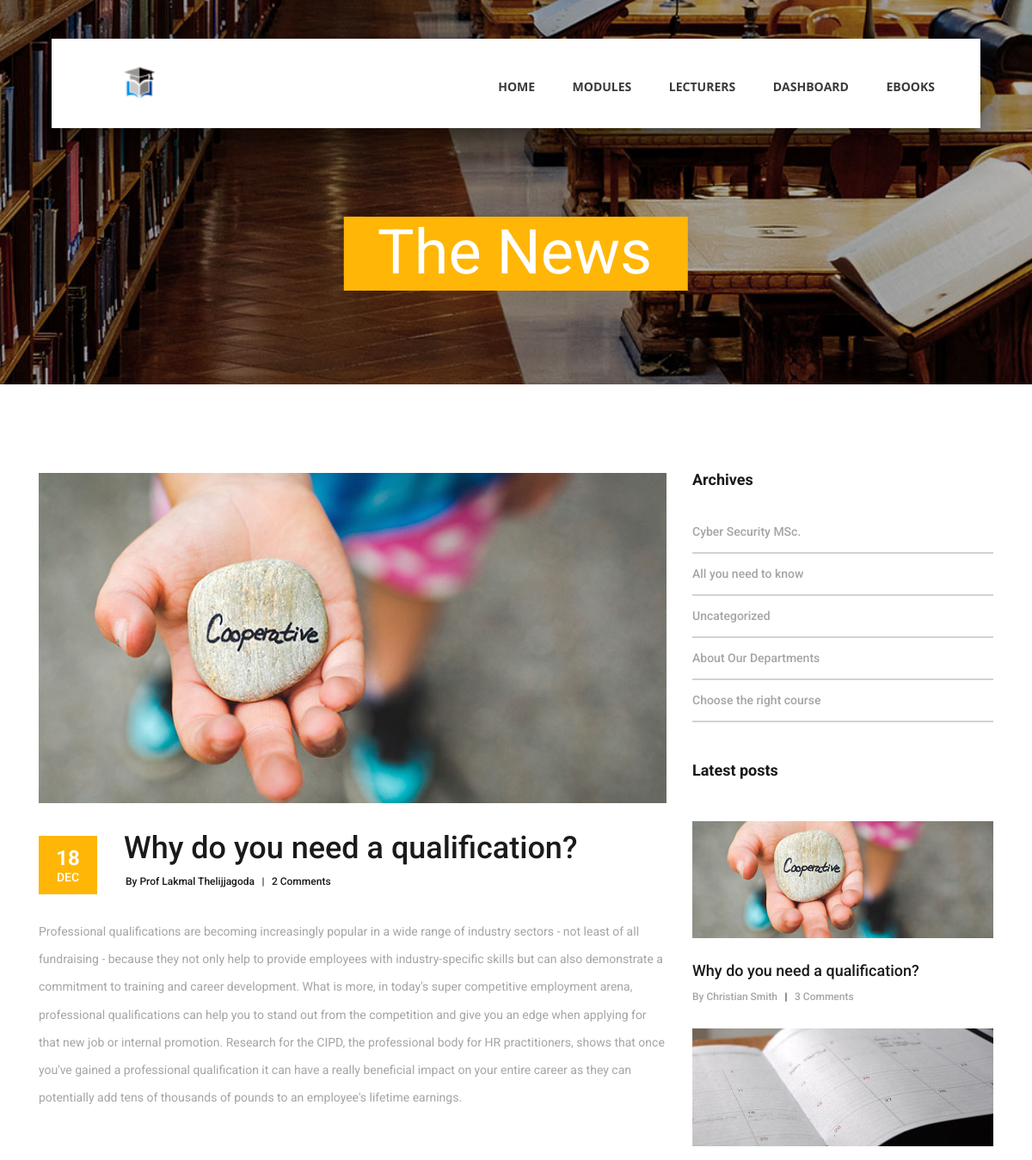
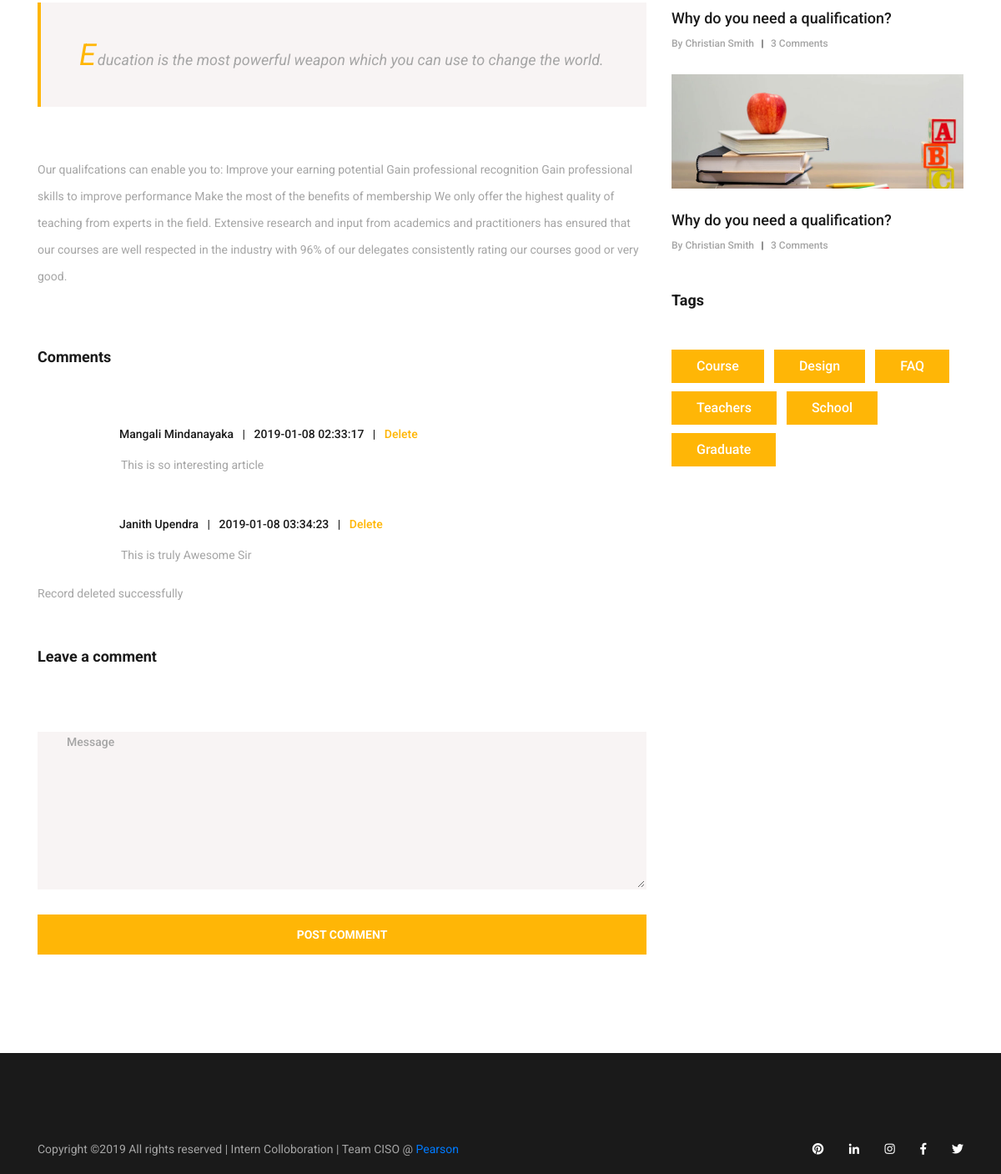
Page /news_post.php?uname=Mangali Mindanayaka&udate=2019-01-08 02:33:17 on the committed database (2 pictures, top to bottom).
### tables this page shows
CREATE TABLE `ciit_news_comments` (
  `u_id` varchar(20) NOT NULL,
  `u_name` varchar(100) NOT NULL,
  `u_email` varchar(50) NOT NULL,
  `u_comment` varchar(400) NOT NULL,
  `ad_date` datetime NOT NULL,
  `ad_appr` tinyint(1) NOT NULL
);

### news_post.php (the view, shortened to what this page needs)
<!DOCTYPE html>
<html lang="en">
<head>
<link rel="stylesheet" type="text/css" href="styles/bootstrap4/bootstrap.min.css">
<link href="plugins/fontawesome-free-5.0.1/css/fontawesome-all.css" rel="stylesheet" type="text/css">
<link rel="stylesheet" type="text/css" href="styles/news_post_styles.css">
<link rel="stylesheet" type="text/css" href="styles/news_post_responsive.css">
</head>
<body>
<div class="super_container">
	<header class="header d-flex flex-row">
		<div class="header_content d-flex flex-row align-items-center">
			<div class="logo_container">
				<div class="logo">
					<img src="images/logo.png" alt="">
				</div>
			</div>
			<nav class="main_nav_container">
				<div class="main_nav">
					<ul class="main_nav_list">
					<li class="main_nav_item"><a href="news.php">home</a></li>
						<li class="main_nav_item"><a href="courses.php">Modules</a></li>
						<li class="main_nav_item"><a href="teachers.php">Lecturers</a></li>
						<li class="main_nav_item"><a href="elements.php">Dashboard</a></li>
						<li class="main_nav_item"><a href="shop.php">Ebooks</a></li>
					</ul>
				</div>
			</nav>
		</div>
	</header>
	<div class="home">
		<div class="home_background_container prlx_parent">
			<div class="home_background prlx" style="background-image:url(images/news_background.jpg)"></div>
		</div>
		<div class="home_content">
			<h1>The News</h1>
		</div>
	</div>
	<div class="news">
		<div class="container">
			<div class="row">
				<div class="col-lg-8">
					<div class="news_post_container">
						<div class="news_post">
							<div class="news_post_image">
								<img src="images/news_1.jpg" alt="https://unsplash.com/@dsmacinnes">
							</div>
							<div class="news_post_top d-flex flex-column flex-sm-row">
								<div class="news_post_date_container">
									<div class="news_post_date d-flex flex-column align-items-center justify-content-center">
										<div>18</div>
										<div>dec</div>
									</div>
								</div>
								<div class="news_post_title_container">
									<div class="news_post_title">
										<a href="news_post.html">Why do you need a qualification?</a>
									</div>
									<div class="news_post_meta">
										<span class="news_post_author"><a href="#">By Prof Lakmal Thelijjagoda</a></span>
										<span>|</span>
										<span class="news_post_comments"><a href="#">2 Comments</a></span>
									</div>
								</div>
							</div>
							<div class="news_post_text">
								<p>Professional qualifications are becoming increasingly popular in a wide range of industry sectors - not least of all fundraising - because they not only help to provide employees with industry-specific skills but can also demonstrate a commitment to training and career development.
What is more, in today's super competitive employment arena, professional qualifications can help you to stand out from the competition and give you an edge when applying for that new job or internal promotion.
Research for the CIPD, the professional body for HR practitioners, shows that once you've gained a professional qualification it can have a really beneficial impact on your entire career as they can potentially add tens of thousands of pounds to an employee's lifetime earnings. </p>
							</div>
							<div class="news_post_quote">
								<p class="news_post_quote_text"><span>E</span>ducation is the most powerful weapon which you can use to change the world.</p>
							</div>
							<p class="news_post_text" style="margin-top: 59px;">Our qualifcations can enable you to:
Improve your earning potential
Gain professional recognition
Gain professional skills to improve performance
Make the most of the benefits of membership
We only offer the highest quality of teaching from experts in the field. Extensive research and input from academics and practitioners has ensured that our courses are well respected in the industry with 96% of our delegates consistently rating our courses good or very good. </p>
						</div>
					</div>
					<div class="news_post_comments">
						<div class="comments_title">Comments</div>
						<ul class="comments_list">
							<?php
								require_once('connect.php');
								$sql = "SELECT * FROM ciit_news_comments";
								$result = $conn->query($sql);
								if ($result->num_rows > 0) {
									while($row = $result->fetch_assoc()){
											echo '
											<li class="comment">
												<div class="comment_container d-flex flex-row">
													<div>
														<div class="comment_image">
															<img src="images/comment_d1.png" alt="">
														</div>
													</div>
													<div class="comment_content">
														<div class="comment_meta">
															<span class="comment_name"><a href="#">'.$row["u_name"].'</a></span>
															<span class="comment_separator">|</span>
															<span class="comment_date">'.$row["ad_date"].'</span>
															<span class="comment_separator">|</span>
															<span class="comment_reply_link"><a href="?uname='.$row["u_name"].'&udate='.$row["ad_date"].'">Delete</a></span>
														</div>
														<p class="comment_text">'.$row["u_comment"].'</p>
													</div>
												</div>
											</li>';
									}
								}
								else {
									echo '<span class="comment_separator">No Comments</span>';
								}
								if(isset($_GET['uname'])&& isset($_GET['udate'])){
									deleteUserComment($_GET['uname'], $_GET['udate']);
								}
								function deleteUserComment($nameCom, $dateCom){
									$servername = "localhost";
									$username = "root";
									$password = "";
									$dbname = "ciit_db";
									$conn = new mysqli($servername, $username, $password,$dbname);
									$sqlDel = "DELETE FROM ciit_news_comments WHERE u_name="."'$nameCom'"."and ad_date ="."'$dateCom'";
									if (mysqli_query($conn, $sqlDel)) {
										echo "Record deleted successfully";
									} else {
										echo "Error deleting record: " . mysqli_error($conn);
									}
								}
							?>
						</ul>
					</div>
					<div class="leave_comment">
						<div class="leave_comment_title">Leave a comment</div>
						<div class="leave_comment_form_container">
							<form  method="post" action=<?php echo htmlspecialchars($_SERVER["PHP_SELF"]); ?> >
								<textarea name="form_ncom" id="comment_form_message" class="text_field contact_form_message" name="message" placeholder="Message" required="required" data-error="Please, write us a message."></textarea>
								<button name="form_submit" id="comment_send_btn" type="submit" class="comment_send_btn trans_200" value="Submit">Post Comment</button>
							</form>
						</div>
					</div>
				</div>
				<div class="col-lg-4">
					<div class="sidebar">
						<div class="sidebar_section">
							<div class="sidebar_section_title">
								<h3>Archives</h3>
							</div>
							<ul class="sidebar_list">
								<li class="sidebar_list_item"><a href="#">Cyber Security MSc.</a></li>
								<li class="sidebar_list_item"><a href="#">All you need to know</a></li>
								<li class="sidebar_list_item"><a href="#">Uncategorized</a></li>
								<li class="sidebar_list_item"><a href="#">About Our Departments</a></li>
								<li class="sidebar_list_item"><a href="#">Choose the right course</a></li>
							</ul>
						</div>
						<div class="sidebar_section">
							<div class="sidebar_section_title">
								<h3>Latest posts</h3>
							</div>
							<div class="latest_posts">
								<div class="latest_post">
									<div class="latest_post_image">
										<img src="images/latest_1.jpg" alt="https://unsplash.com/@dsmacinnes">
									</div>
									<div class="latest_post_title"><a href="news_post.html">Why do you need a qualification?</a></div>
									<div class="latest_post_meta">
										<span class="latest_post_author"><a href="#">By Christian Smith</a></span>
										<span>|</span>
										<span class="latest_post_comments"><a href="#">3 Comments</a></span>
									</div>
								</div>
								<div class="latest_post">
									<div class="latest_post_image">
										<img src="images/latest_2.jpg" alt="https://unsplash.com/@erothermel">
									</div>
									<div class="latest_post_title"><a href="news_post.html">Why do you need a qualification?</a></div>
									<div class="latest_post_meta">
										<span class="latest_post_author"><a href="#">By Christian Smith</a></span>
										<span>|</span>
										<span class="latest_post_comments"><a href="#">3 Comments</a></span>
									</div>
								</div>
								<div class="latest_post">
									<div class="latest_post_image">
										<img src="images/latest_3.jpg" alt="https://unsplash.com/@element5digital">
									</div>
									<div class="latest_post_title"><a href="news_post.html">Why do you need a qualification?</a></div>
									<div class="latest_post_meta">
										<span class="latest_post_author"><a href="#">By Christian Smith</a></span>
										<span>|</span>
										<span class="latest_post_comments"><a href="#">3 Comments</a></span>
									</div>
								</div>
							</div>
						</div>
						<div class="sidebar_section">
							<div class="sidebar_section_title">
								<h3>Tags</h3>
							</div>
							<div class="tags d-flex flex-row flex-wrap">
								<div class="tag"><a href="#">Course</a></div>
								<div class="tag"><a href="#">Design</a></div>
								<div class="tag"><a href="#">FAQ</a></div>
								<div class="tag"><a href="#">Teachers</a></div>
								<div class="tag"><a href="#">School</a></div>
								<div class="tag"><a href="#">Graduate</a></div>
							</div>
						</div>
					</div>
				</div>
			</div>
		</div>
	</div>
	<footer class="footer">
		<div class="container">
			<div class="footer_bar d-flex flex-column flex-sm-row align-items-center">
				<div class="footer_copyright">
				<span>
					Copyright &copy;<script>document.write(new Date().getFullYear());</script> All rights reserved | Intern Colloboration | Team CISO <i  aria-hidden="true"></i> @ <a href="https://www.pearson.com/asia/" target="_blank">Pearson</a>
</span>
				</div>
				<div class="footer_social ml-sm-auto">
					<ul class="menu_social">
						<li class="menu_social_item"><a href="#"><i class="fab fa-pinterest"></i></a></li>
						<li class="menu_social_item"><a href="#"><i class="fab fa-linkedin-in"></i></a></li>
						<li class="menu_social_item"><a href="#"><i class="fab fa-instagram"></i></a></li>
						<li class="menu_social_item"><a href="#"><i class="fab fa-facebook-f"></i></a></li>
						<li class="menu_social_item"><a href="#"><i class="fab fa-twitter"></i></a></li>
					</ul>
				</div>
			</div>
		</div>
	</footer>
</div>
</body>
</html>

### styles/news_post_responsive.css (style rules this page uses)
@media only screen and (max-width: 1380px) { .header { width: 1200px; } }
@media only screen and (max-width: 1380px) { .header_content { width: calc(100% - 219px); } }
@media only screen and (max-width: 1380px) { .main_nav_container { padding-right: 63px; } }
@media only screen and (max-width: 1280px) { .header { width: 90%; } }
@media only screen and (max-width: 1280px) { .header_content { width: 100%; } }
@media only screen and (max-width: 1280px) { .main_nav_container { padding-right: 53px; } }

### rows in the picture
ciit_news_comments: u_name "Mangali Mindanayaka", ad_date "2019-01-08 02:33:17", u_comment "This is so interesting article"
ciit_news_comments: u_name "Janith Upendra", ad_date "2019-01-08 03:34:23", u_comment "This is truly Awesome Sir"
